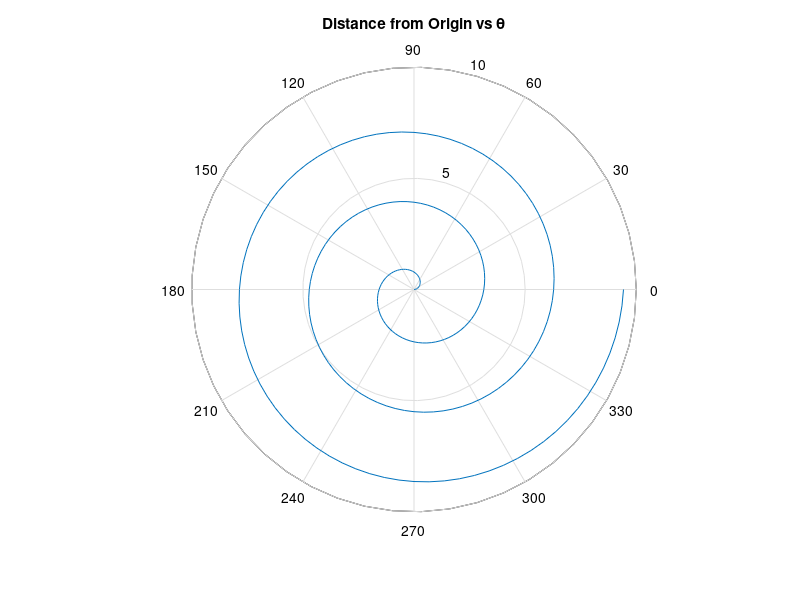

Here is the MATLAB script that generated this plot:
% Script File: ch3p15.m
%
% Programmer: Cameron Carroll
%
% February 20, 2012

clear;
clc;
clf;

inc = pi/40;
range = 0:inc:6*pi;
k = 0.5;

distance = k .* range;

polar(range, distance);
title('\bfDistance from Origin vs \theta');
